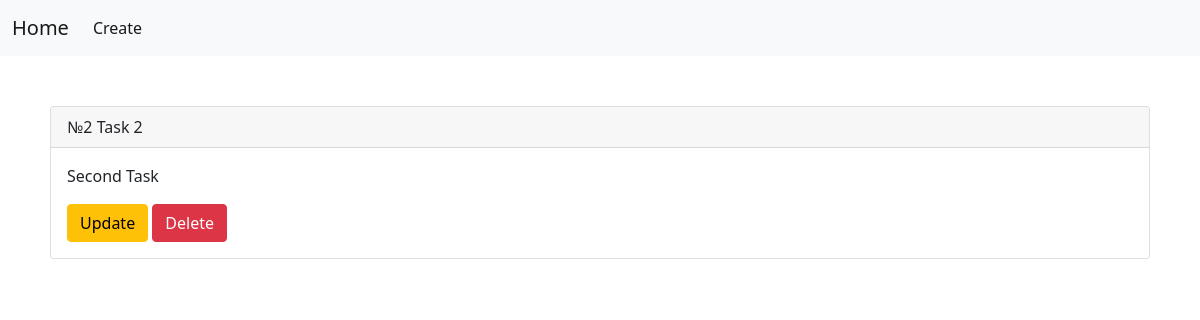
Before: /task_detail/2/ with the older database file.
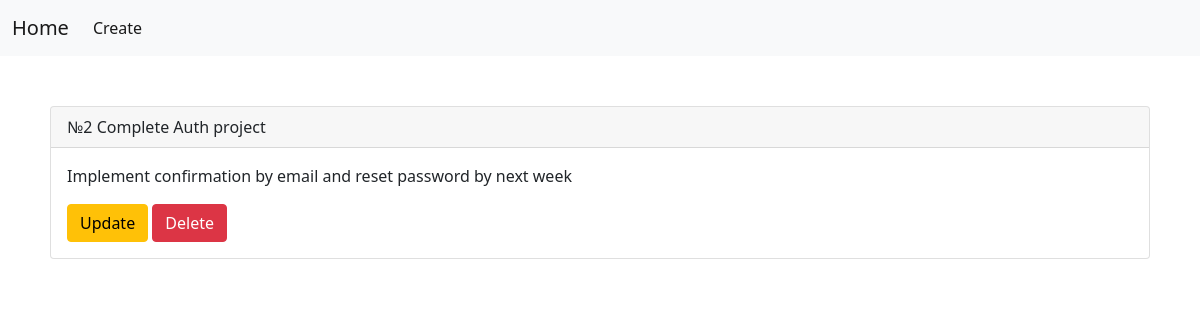
After: the same page with the newer database file.
### main/models.py (models this page shows, shortened)
class Task(models.Model):
    title = models.CharField(max_length=50)
    is_complete = models.BooleanField("Complete", default=False)
    description = models.TextField(null=True, blank=True)

### main/views.py (the view)
# urls.py: path('task_detail/<int:task_id>/', task_detail, name='task_detail'),
def task_detail(request, task_id):
    task = Task.objects.get(id=task_id)
    context = {
        'task': task
    }
    return render(request, "task_detail.html", context)

### main/templates/task_detail.html (shortened to what this page needs)
{% extends 'base.html' %}
{% block content %}
    <div class="card" style="margin: 50px;">
      <div class="card-header">
        №{{ task.id }} {{ task.title }}
      </div>
      <div class="card-body">
        <p class="card-text">{{ task.description }}</p>
        <a href="{% url 'task_update' task_id=task.id %}"><button class="btn btn-warning">Update</button></a>
        <a href="{% url 'task_delete' task_id=task.id %}"><button class="btn btn-danger">Delete</button></a>
      </div>
    </div>
{% endblock %}

Changed rows visible on the page:
changed Task id 2: title "Task 2" → "Complete Auth project"; description "Second Task" → "Implement confirmation by email and reset password by next week"
